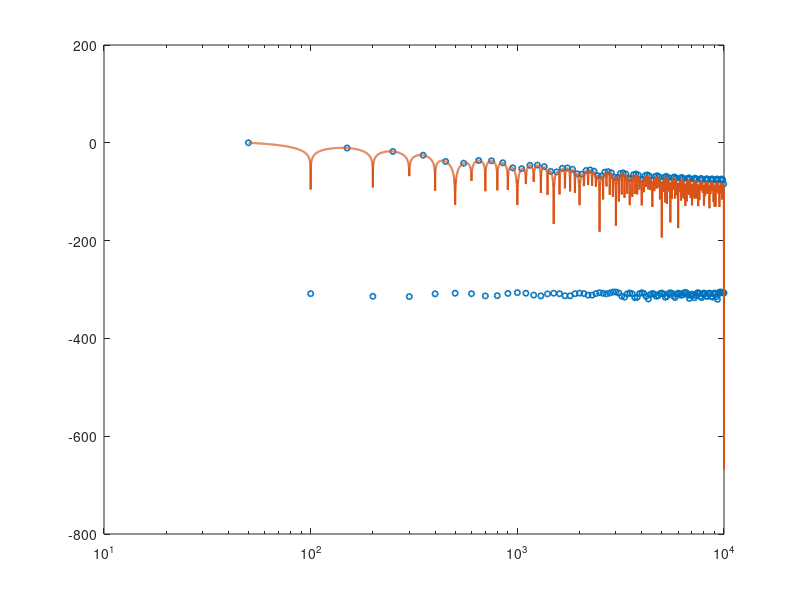

MATLAB code for this plot: (Note: this script raises an error after producing the figure.)
clc;
clear;
close all;
    
% BASIC PARAMETERS
      

T = 20e-9;                  % Repetition period [s]
D = 0.50;                   % Duty cycle
A = 1;                      % Pulse amplitude

f0 = 1/T;                   % Repetition frequency = 50 MHz

% Total pulse-duration parameter
tau = D*T;

% Rise and fall times
Tr = 2.0e-9;                % Rise time
Tf = 2.0e-9;                % Fall time

    
% CHECK PARAMETERS
      

if Tr <= 0 || Tf <= 0
    error('Tr and Tf must be greater than zero.');
end

if Tr + Tf > tau
    error('Tr + Tf must be smaller than tau.');
end

     
% TIME SAMPLING
      

Fs = 20e9;
Nperiod = 200;

Tobs = Nperiod*T;

dt = 1/Fs;

t = 0:dt:Tobs-dt;

N = length(t);

df = Fs/N;
     
% GENERATE TRAPEZOIDAL WAVEFORM
      

tm = mod(t,T);

x = zeros(size(t));

% Rise
idx_rise = (tm >= 0) & (tm < Tr);

x(idx_rise) = ...
    A*tm(idx_rise)/Tr;

% Falling edge start
t_fall_start = ...
    tau + (Tr-Tf)/2;

% Flat top
idx_flat = (tm >= Tr) & ...
           (tm < t_fall_start);

x(idx_flat) = A;

% Falling edge end
t_fall_end = ...
    tau + (Tr+Tf)/2;

% Fall
idx_fall = (tm >= t_fall_start) & ...
           (tm < t_fall_end);

x(idx_fall) = ...
    A*(1 - ...
    (tm(idx_fall)-t_fall_start)/Tf);

      
% FFT
      

X = fft(x)/N;

   
% HARMONICS
      

nmax = 200;

n = 1:nmax;

% Actual harmonic frequencies
f_harmonic = n*f0;

% FFT bins
fft_bin = round(f_harmonic/df) + 1;

% FFT coefficients
C_fft = abs(X(fft_bin));
   
% NORMALIZE TO FUNDAMENTAL
      

C1 = C_fft(1);

C_normalized = C_fft/C1;

%      
% CONVERT TO dB
      

C_dB = 20*log10(C_normalized);

%      
% BREAK FREQUENCIES
      

fb1 = 1/Tr;
fb2 = 1/tau;

% Put them in increasing order
fb = sort([fb1 fb2]);

fprintf('\n============================================\n');
fprintf('BREAK FREQUENCIES\n');
fprintf('============================================\n');

fprintf('f0       = %.3f MHz\n',f0/1e6);
fprintf('1/Tr     = %.3f MHz\n',fb1/1e6);
fprintf('1/tau    = %.3f MHz\n',fb2/1e6);

fprintf('============================================\n');

C1 = C_fft(1);

C_dB = 20*log10(C_fft/C1);

      

fb1 = 1/tau;
fb2 = 1/Tr;

% Make sure they are ordered
fb_low  = min(fb1,fb2);
fb_high = max(fb1,fb2);
      

% Dense frequency axis ONLY for displaying the envelope
f_dense = logspace( ...
    log10(f0), ...
    log10(max(f_harmonic)), ...
    5000);

% n corresponding to arbitrary continuous frequency
n_dense = f_dense/f0;


Cn_dense = ...
    2*A*tau/T .* ...
    abs(sin(n_dense*pi*Tr/T) ./ ...
        (n_dense*pi*Tr/T)) .* ...
    abs(sin(n_dense*pi*tau/T) ./ ...
        (n_dense*pi*tau/T));

% Normalize to fundamental
C1_analytical = ...
    2*A*tau/T .* ...
    abs(sin(pi*Tr/T)/(pi*Tr/T)) .* ...
    abs(sin(pi*tau/T)/(pi*tau/T));

Cn_dense_norm = Cn_dense/C1_analytical;

% Convert to dB
Cn_dense_dB = 20*log10(Cn_dense_norm);
   
% PLOT FFT + CONTINUOUS ANALYTICAL ENVELOPE
      

figure;

% FFT discrete harmonic points


semilogx( ...
    f_harmonic/1e6, ...
    C_dB, ...
    'o', ...
    'MarkerSize',4, ...
    'LineWidth',1.2);

hold on;


% Continuous analytical spectrum


semilogx( ...
    f_dense/1e6, ...
    Cn_dense_dB, ...
    'LineWidth',1.5);

%      
% BREAKPOINTS
      

xline( ...
    fb_low/1e6, ...
    '--', ...
    'LineWidth',1.5);

xline( ...
    fb_high/1e6, ...
    '--', ...
    'LineWidth',1.5);


% ASYMPTOTIC SLOPE LINES

% 0 dB/decade


f1 = logspace( ...
    log10(f0), ...
    log10(fb_low), ...
    500);

y1 = zeros(size(f1));

semilogx( ...
    f1/1e6, ...
    y1, ...
    '--', ...
    'LineWidth',1.2);


% -20 dB/decade


f2 = logspace( ...
    log10(fb_low), ...
    log10(fb_high), ...
    500);

y2 = -20*log10(f2/fb_low);

semilogx( ...
    f2/1e6, ...
    y2, ...
    '--', ...
    'LineWidth',1.2);

% -40 dB/decade


f3 = logspace( ...
    log10(fb_high), ...
    log10(max(f_harmonic)), ...
    500);

y_at_fb2 = ...
    -20*log10(fb_high/fb_low);

y3 = ...
    y_at_fb2 ...
    -40*log10(f3/fb_high);

semilogx( ...
    f3/1e6, ...
    y3, ...
    '--', ...
    'LineWidth',1.2);

   
% LABELS
      

xlabel('Frequency (MHz)');
ylabel('Normalized Magnitude (dB)');

title('Trapezoidal Pulse Spectrum');

grid on;
grid minor;

legend( ...
    'FFT harmonics', ...
    'Analytical spectrum', ...
    '1/\tau', ...
    '1/T_r', ...
    '0 dB/decade', ...
    '-20 dB/decade', ...
    '-40 dB/decade', ...
    'Location','southwest');
  
% LIMITS
      
xlim([f0/1e6 max(f_harmonic)/1e6]);

ylim([-100 5]);

% BREAKPOINT LABELS
     
yl = ylim;

text( ...
    fb_low/1e6, ...
    yl(2)-5, ...
    sprintf('1/\\tau = %.0f MHz',fb_low/1e6), ...
    'HorizontalAlignment','center');

text( ...
    fb_high/1e6, ...
    yl(2)-12, ...
    sprintf('1/T_r = %.0f MHz',fb_high/1e6), ...
    'HorizontalAlignment','center');

 
% SLOPE LABELS
      

text( ...
    sqrt(f0*fb_low)/1e6, ...
    -3, ...
    '0 dB/decade', ...
    'HorizontalAlignment','center');

text( ...
    sqrt(fb_low*fb_high)/1e6, ...
    -12, ...
    '-20 dB/decade', ...
    'HorizontalAlignment','center');

text( ...
    sqrt(fb_high*max(f_harmonic))/1e6, ...
    -50, ...
    '-40 dB/decade', ...
    'HorizontalAlignment','center');
